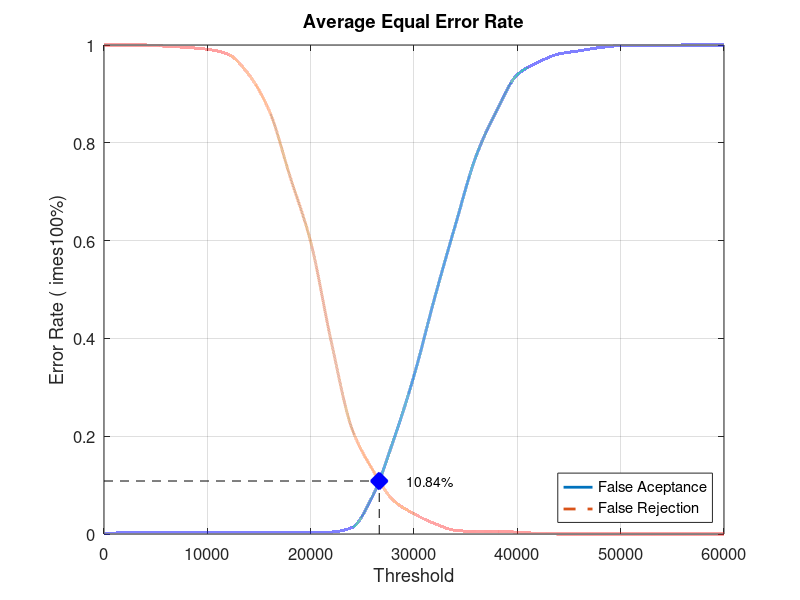
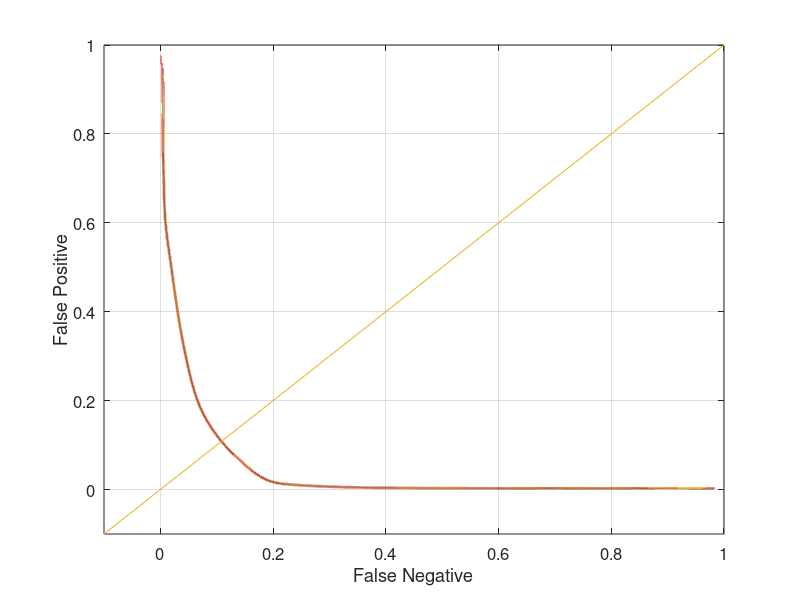

These charts were generated, in order, by the following MATLAB code:
close all;
clear;
clc;
x = 0:2000:60000;
xq = 0:0.5:60000;

y0 = [0 0.00263158 0.00263158 0.00263158 0.00263158 0.00263158 0.00263158 0.00263158 0.00263158 0.00263158 0.00263158 0.00394737 0.0131579 0.0776316 0.190789 0.323684 0.482895 0.631579 0.772368 0.865789 0.939474 0.964474 0.981579 0.988158 0.994737 0.998684 0.998684 0.998684 1 1 1]
yy0 = interp1(x, y0, xq, 'pchip');
y1 = [1 1 1 0.9975 0.995 0.99125 0.98125 0.94 0.865 0.73125 0.5975 0.3925 0.215 0.13125 0.06875 0.04125 0.02125 0.0075 0.005 0.005 0.00375 0.00125 0 0 0 0 0 0 0 0 0]
yy1 = interp1(x, y1, xq, 'pchip');

% Calculating EER: 
y2 = abs(y0 - y1);
find(y2 == min(y2))
yy2 = abs(yy0 - yy1);
xEER = find(yy2 == min(yy2));
xEERIndex = xq(xEER) % X-axis EER
yEER = yy0(xEER) % Y-axis EER

main = figure
plot(xq, yy0,'-','LineWidth', 2);	hold on
plot(xq, yy1,'--','LineWidth', 2);	hold on
plot([xEERIndex xEERIndex], [0 yEER], 'k--');	hold on
plot([0 xEERIndex], [yEER yEER], 'k--');	hold on
plot(xEERIndex, yEER, 'bx', 'LineWidth', 10);	hold on
text(xEERIndex + 10 * xEERIndex / 100, yEER, [num2str(round((10000 * yEER)) / 100) '%'])
legend('False Aceptance', 'False Rejection', 'Location', 'SouthEast')
xlabel('Threshold')
ylabel('Error Rate (	imes100%)')
title('Average Equal Error Rate')
set(gca, 'FontSize', 12)
axis([0 60000 0 1])
grid on

print(main, 'Experiment1AverageMain', '-dpng');
FNRxFPR = figure('Color', [1 1 1]);
plot(yy1, yy0, '-', yy1, yy0, 'LineWidth', 2);
hold on
y = -0.1:0.1:1
plot(y, y); 
set(gca, 'FontSize', 12)
xlabel('False Negative')
ylabel('False Positive')
axis([-0.1 1 -0.1 1])
set(gca, 'FontSize', 12)
grid on

print(FNRxFPR, 'Experiment1AverageFNRxFPR','-dpng');
